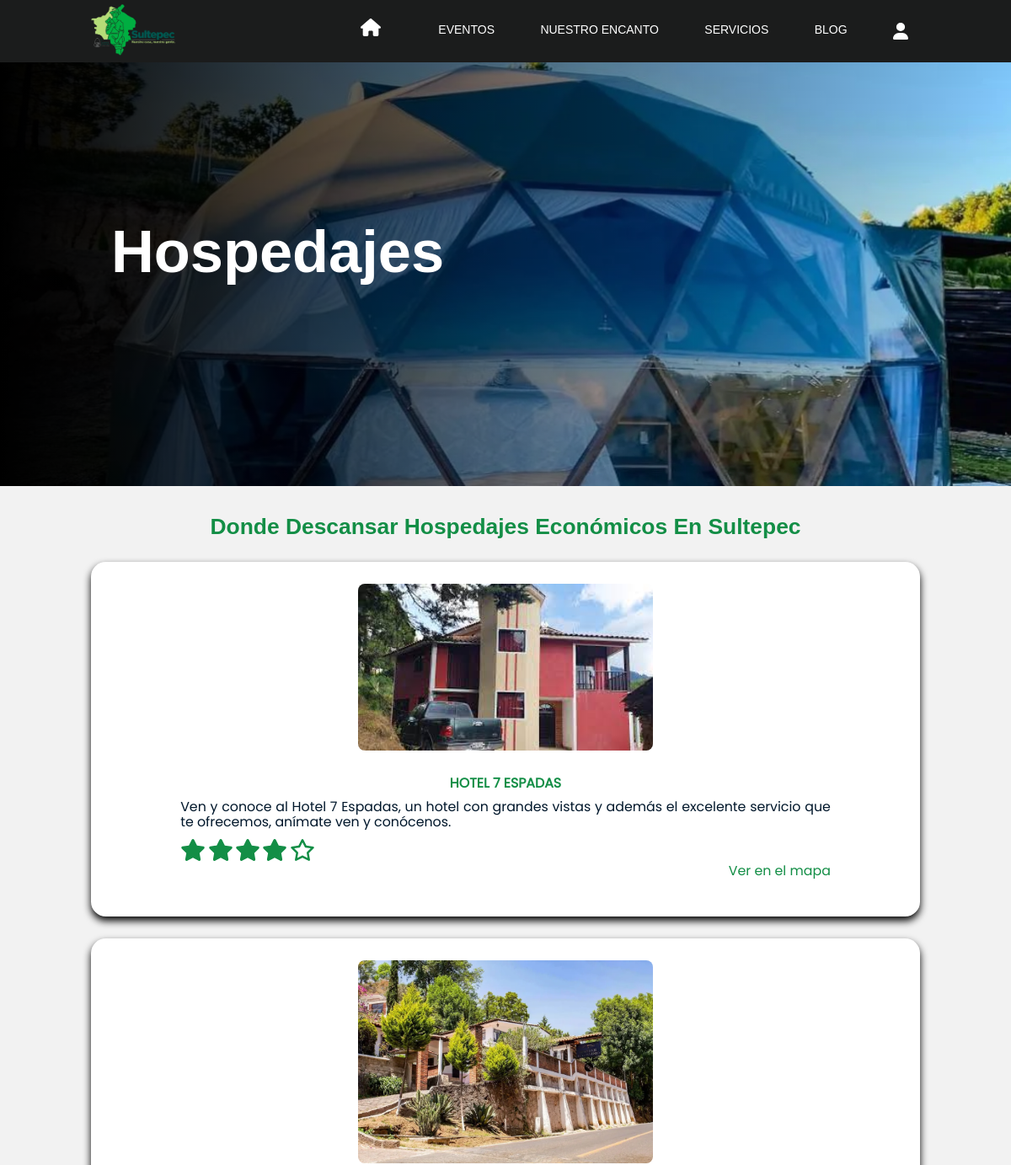
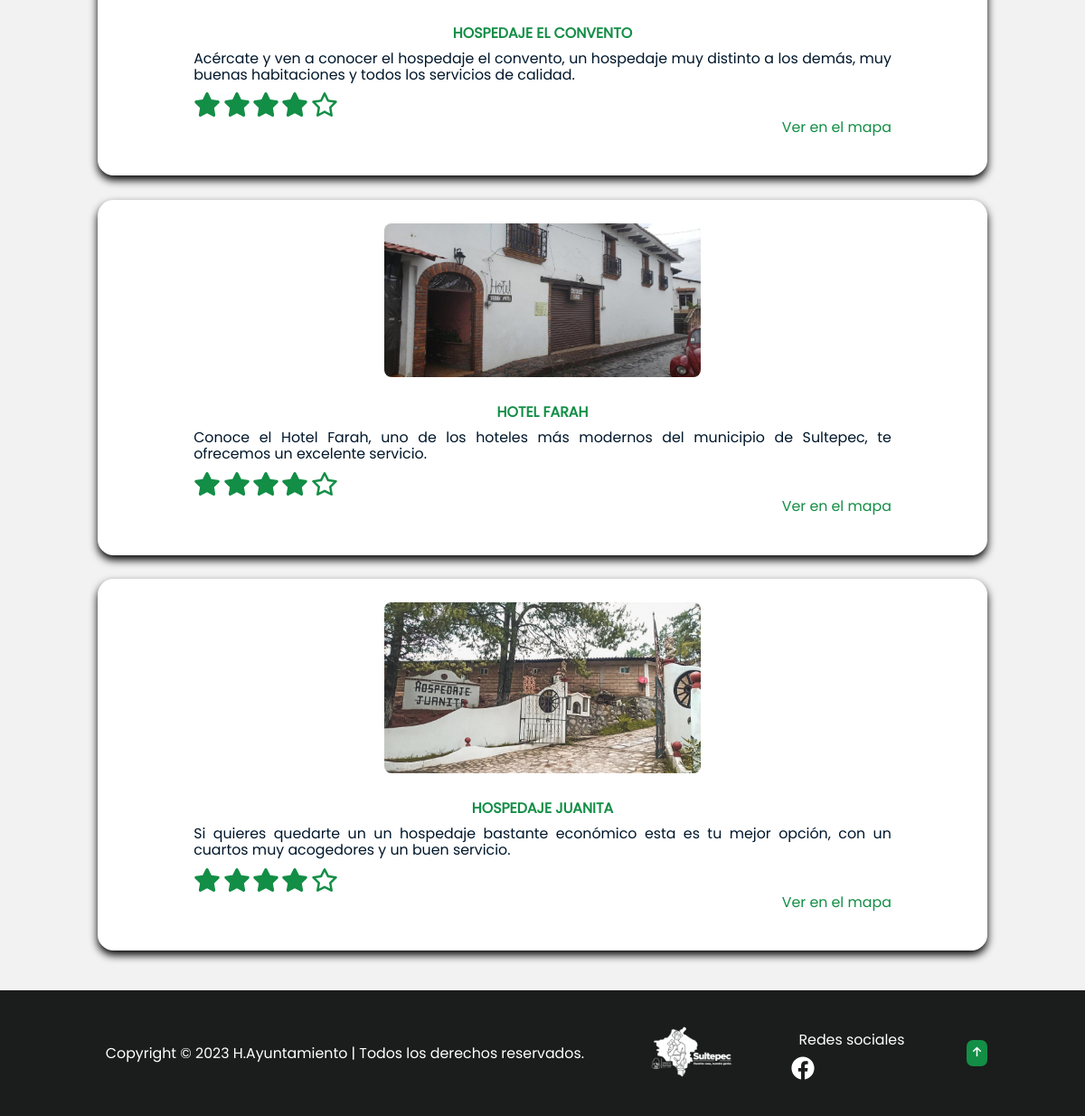
The app's page /public/lodging.php with its own data (2 pictures, top to bottom).
### tables this page shows
CREATE TABLE
    lodging (
        id INT AUTO_INCREMENT PRIMARY KEY,
        name VARCHAR(255) NOT NULL,
        description VARCHAR(512) NOT NULL,
        phone_number VARCHAR(255) NOT NULL,
        location VARCHAR(255) NOT NULL,
        image VARCHAR(3000)
    );

### admin/controllers/getQuery.php (called while the page is built)
<?php
function  getQuery(object $conn, string $table)
{
  $query = $conn->prepare("SELECT * FROM $table");
  $query->execute();
  return $query->fetchAll(PDO::FETCH_ASSOC);
}
?>

### public/lodging.php (the view, shortened to what this page needs)
<?php
require_once "../admin/config/database.php";
require_once "../admin/controllers/getQuery.php";
require_once "../partials/header.php";
require_once "../partials/navbar.php";
$table = 'lodging';
$lodgings = getQuery($conn, $table);
?>
<link rel="stylesheet" href="../assets/css/lodging.css" type="text/css">
</head>
<body id="scroll-top">
  <div class="container-front-page">
    <div class="degraded"></div>
    <div class="title-front-page">
      <h1>Hospedajes</h1>
    </div>
    <img src="../admin/assets/imgLodging/hospedaje.webp" alt="Portada de hospedajes " title="Hospedajes"
      class="image-front-page">
  </div>
  <section class="lodging" id="lodging">
    <h2 class="title-index">Donde Descansar Hospedajes Económicos en Sultepec</h2>
    <?php foreach ($lodgings as $lodging) { ?>
    <div class="container-lodging">
      <div class="lodging-box">
        <div class="lodging-image">
          <img src="../admin/assets/imgLodging/<?php echo $lodging['image'] ?>" alt="Imagen del hotel">
        </div>
        <div class="description-lodging">
          <h3><?php echo $lodging['name'] ?></h3>
          <p><?php echo $lodging['description'] ?></p><br>
          <div class="calf-star">
            <img src="../assets/icons/star.svg" alt="">
            <img src="../assets/icons/star.svg" alt="">
            <img src="../assets/icons/star.svg" alt="">
            <img src="../assets/icons/star.svg" alt="">
            <img src="../assets/icons/star-regular.svg" alt="">
          </div>
          <div class="link-lodging">
            <a href="<?php echo $lodging['location'] ?>" target="_blank">Ver en el mapa</a>
          </div>
        </div>
      </div>
    </div>
    <?php } ?>
  </section>
  <?php require "../partials/footer.php" ?>

### partials/header.php (shortened to what this page needs)
<!DOCTYPE html>
<html lang="es">
<head>
  <?php
  $current_page = $_SERVER['PHP_SELF'];
  if (basename($current_page) === 'index.php') {
    $folder = './';
  } else {
    $folder = '../';
  }
  ?>
  <link rel="stylesheet" href="<?= $folder ?>assets/css/superglobals.css">
  <link rel="stylesheet" href="<?= $folder ?>assets/css/normalize.css" type="text/css">
  <link rel="stylesheet" href="<?= $folder ?>assets/css/superglobals.css">
  <link rel="stylesheet" href="<?= $folder ?>assets/css/normalize.css" type="text/css">
  <link rel="stylesheet" href="<?= $folder ?>assets/css/navbar.css" type="text/css">
  <link rel="stylesheet" href="<?= $folder ?>assets/css/front-page.css" type="text/css">
  <link rel="stylesheet" href="<?= $folder ?>assets/css/footer.css" type="text/css">

### partials/navbar.php (shortened to what this page needs)
<header class="header" id="scroll-top">
    <div class="logo">
        <img src="<?= $folder ?>assets/img/LOGO AYUNTAMIENTO.webp" alt="Logo municipal de sultepec" title="H. Ayuntamiento de sultepec">
    </div>
    <div class="container__menu">
        <nav>
            <ul>
                <li class="margin-left"><a href="<?= $folder ?>" id="selected"></a></li>
                <li class="margin-left"><a href="<?= $folder ?>public/events.php">Eventos</a>
                </li>
                <li class="margin-left"><a class="no__hover" href="#" title="Nuestro encanto">Nuestro Encanto</a>
                </li>
                <li class="margin-left"><a class="no__hover" href="#" title="Nuestro encanto">Servicios</a>
                </li>
                <li class="margin-left"><a href="<?= $folder ?>/public/blog.php">Blog</a></li>
                <li class="margin-left"> <a href="<?= $folder ?>/admin/login.php"><img src="<?= $folder ?>assets/icons/user-solid.svg" alt="icon-user" title="Iniciar sesion" class="fa-user"></img></a></li>
            </ul>
        </nav>
    </div>
</header>
<main>

### partials/footer.php (shortened to what this page needs)
<footer class="footer">
  <div class="footer-text">
    <p>Copyright &copy; 2023 H.Ayuntamiento | Todos los derechos reservados.</p>
  </div>
  <div class="logo-footer">
    <img src="<?= $folder ?>/assets/img/LOGO BLANCO AYUNTAMIENTO.webp" alt="Logo municipal de sultepec"
      title="H.Ayuntamiento de sultepec">
  </div>
  <div class="footer-text">
    <p>Redes sociales</p>
    <a href="https://www.facebook.com/Ayuntamientosultepec2022/" target="_blank"><img class="icon-footer-facebook"
        src="<?= $folder ?>/assets/icons/facebook.svg" alt="Red social facebook" title="Facebook"></a>
  </div>
  <div class="footer-iconTop">
    <a href="#scroll-top" title="redireccion al inicio"><img class="icon-footer-svg"
        src="<?= $folder ?>/assets/icons/arrow-up-solid.svg" alt="Flecha que regresa al index" title="Line"></a>
  </div>
</footer>
</body>
</html>

### assets/css/superglobals.css (style rules this page uses)
:root { --background-color:#f2f2f2ff; --color-secundary:#138e46; --background-secundary:#e7e8eb; --title-navbar:#fff; --background-navbar:#1b1c1c; --background-footer:#1b1c1c; --background-form:#1b1c1c; --color-titles:#138e46; --color-text:#00172bff; --color-text-secundary:#fff; --font-family:'Poppins', sans-serif; --font-primary:'Gotham', sans-serif; --title-size: 4.6rem; --subtitles-size:3rem; --font-size: 1.8rem; --standard-padding:2rem 9%; --first-color: hsl(82, 60%, 28%); --title-color: hsl(0, 0%, 15%); --text-color: hsl(0, 0%, 35%); --container-color: hsl(0, 0%, 100%); --h2-font-size: 1.25rem; --small-font-size: .813rem; }
.title-index { color: var(--color-titles); font-size: 3rem; padding: var(--standard-padding); text-align: center; font-family: var(--font-primary); margin-bottom: 1rem; text-transform: capitalize; }
@media (max-width: 1200px) { html { font-size: 55%; } }

### assets/css/navbar.css (style rules this page uses)
.header { background-color: var(--background-navbar); display: flex; align-items: center; justify-content: space-between; padding: 5px 9%; position: fixed; width: 100%; z-index: 999; }
.logo img { width:100px }
nav { height: 100%; }
nav>ul { height: 100%; display: flex; }
nav ul li { height: 100%; list-style: none; position: relative; }
.margin-left { margin-left: 3rem; }
nav>ul>li:first-child>a { background-image: url(../icons/house-solid.svg); background-size: 24px; background-repeat: no-repeat; background-position: center center; padding: 20px 40px; }
nav>ul>li>a { width: 100%; height: 100%; display: flex; align-items: center; padding: 14px; color: #fff; text-transform: uppercase; font-family: var(--font-primary); font-size: 14px; transition: all 300ms ease; }
.no__hover { pointer-events: none; }
.fa-user { width: 18px; }

### assets/css/front-page.css (style rules this page uses)
.container-front-page { position: relative; width: 100%; height: 100%; overflow: hidden; top: 73px; margin-bottom: 8rem; }
.title-front-page { color: #fff; font-family: var(--font-primary); text-align: right; display: flex; align-items: center; justify-content: center; height: 90%; font-size: 4rem; margin-left: 15rem; position: absolute; z-index: 1; }
.degraded { position: absolute; top: 0; left: 0; width: 100%; height: 100%; background: linear-gradient(to left, transparent, rgb(0, 0, 0)); z-index: 1; }
.image-front-page { width: 100%; height: 150%; object-fit: cover; display: block; z-index: 2; }

### assets/css/footer.css (style rules this page uses)
.footer { z-index: 11; display: flex; justify-content: space-between; align-items: center; flex-wrap: wrap; padding: var(--standard-padding); background: var(--background-footer); }
.footer-text p { font-size: var(--font-size); color: var(--title-navbar); padding: 1rem; }
.logo-footer img { width: 100px; }
.footer-iconTop { display: inline-block; justify-content: center; align-items: center; padding:.8rem; background-color: var(--color-secundary); border-radius: .8rem ; cursor: pointer; }
.icon-footer-svg { width: 1rem; }
.icon-footer-facebook { width: 3rem; }

### assets/css/lodging.css (style rules this page uses)
#lodging { padding:var(--standard-padding); }
.lodging { padding: var(--standard-padding); }
.container-lodging { background-color: #fff; padding: var(--standard-padding); border-radius: 2rem; box-shadow: 0 5px 10px #000; margin-bottom: 3rem; }
.lodging-box { display: flex; margin-bottom: 1rem; }
.lodging-image { position: relative; overflow: hidden; margin: 1em; overflow: hidden; }
.lodging-image img { width: 350px; height: auto; border-radius: 8px; }
.description-lodging { padding: 2rem; flex: 1; }
.description-lodging h3 { font-size: var(--font-size); margin: 0 0 10px 0; color: var(--color-titles); text-align: center; }
.description-lodging p { margin: 0; font-size: var(--font-size); text-align: justify; }
.link-lodging { text-align: end; }
.link-lodging a { color: var(--color-titles); font-size: var(--font-size); }
.calf-star { text-align: start; }
@media (max-width: 1200px) { html { font-size: 55%; } }
@media (max-width: 1200px) { .lodging-box { flex-direction: column; justify-content: center; align-items: center; } }

### records on screen
lodging: image (picture), name "HOTEL 7 ESPADAS", description "Ven y conoce al Hotel 7 Espadas, un hotel con grandes vistas y además el excelente servicio que te ofrecemos, anímate ven y conócenos."
lodging: image (picture), name "HOSPEDAJE EL CONVENTO", description "Acércate y ven a conocer el hospedaje el convento, un hospedaje muy distinto a los demás, muy buenas habitaciones y todos los servicios de calidad."
lodging: image (picture), name "HOTEL FARAH", description "Conoce el Hotel Farah, uno de los hoteles más modernos del municipio de Sultepec, te ofrecemos un excelente servicio."
lodging: image (picture), name "HOSPEDAJE JUANITA", description "Si quieres quedarte un un hospedaje bastante económico esta es tu mejor opción, con un cuartos muy acogedores y un buen servicio."
